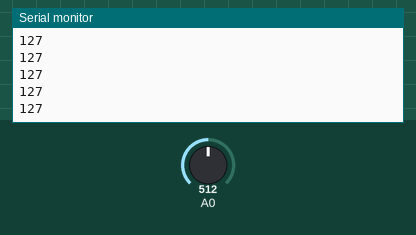
Bench run of a sketch on a simulated Arduino Uno, built with avr-gcc and run on an emulated ATmega328P. Shown: the last lines printed to the serial monitor. Inputs (shaded band) come from the test bench; at power-on: A0 = 512.

Above: at 1.2 s.
1.3 s: A0 set to 716
At 1.33 s:
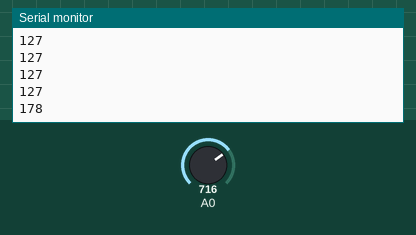
2.8 s: A0 set to 900
At 2.8 s:
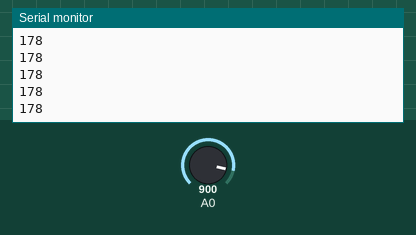
Timing chart, 0 to 5.8 s (numbered marks = the images above; inputs shaded):
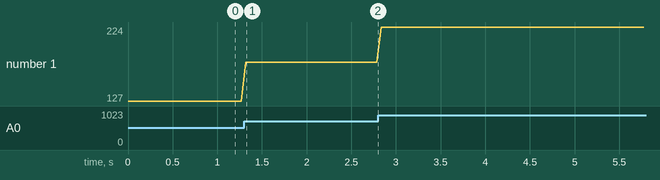

The sketch:

testStino.ino.ino
```cpp
int val;
void setup() {
  Serial.begin(9600);
}

void loop() {
  Serial.println(constrain(map(analogRead(0),0,1023,0,255), 0, 255));
  delay(50);
}
```

Measured:
- after the input at 1.3 s, the serial monitor: prints a new line at once (image 1)
- plotted number 1: 127 → 178 after the input at 1.3 s, 178 → 224 after the input at 2.8 s
